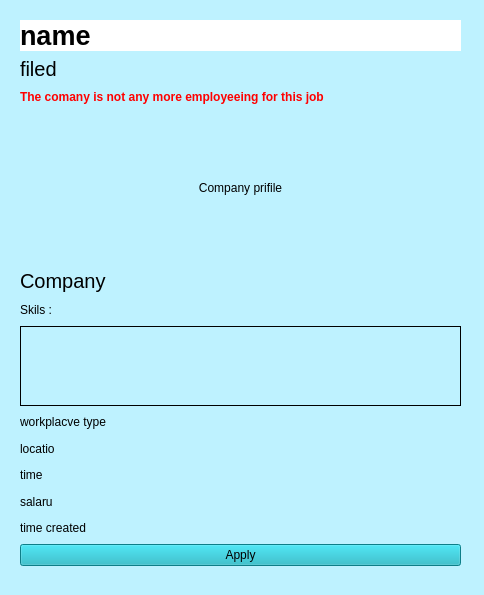
<?xml version="1.0" encoding="UTF-8"?>
<ui version="4.0">
 <class>JobUi</class>
 <widget class="QWidget" name="JobUi">
  <property name="geometry">
   <rect>
    <x>0</x>
    <y>0</y>
    <width>484</width>
    <height>595</height>
   </rect>
  </property>
  <property name="windowTitle">
   <string>Form</string>
  </property>
  <property name="styleSheet">
   <string notr="true">
background-color: rgb(190, 242, 255);
</string>
  </property>
  <widget class="QWidget" name="verticalLayoutWidget">
   <property name="geometry">
    <rect>
     <x>20</x>
     <y>20</y>
     <width>441</width>
     <height>546</height>
    </rect>
   </property>
   <layout class="QVBoxLayout" name="verticalLayout">
    <item>
     <widget class="QLabel" name="label_Name">
      <property name="font">
       <font>
        <pointsize>20</pointsize>
        <bold>true</bold>
       </font>
      </property>
      <property name="styleSheet">
       <string notr="true">background-color: rgb(255, 255, 255);</string>
      </property>
      <property name="text">
       <string>name</string>
      </property>
     </widget>
    </item>
    <item>
     <widget class="QLabel" name="label_Field">
      <property name="font">
       <font>
        <pointsize>15</pointsize>
       </font>
      </property>
      <property name="styleSheet">
       <string notr="true"/>
      </property>
      <property name="text">
       <string>filed</string>
      </property>
     </widget>
    </item>
    <item>
     <widget class="QLabel" name="label_closed">
      <property name="styleSheet">
       <string notr="true"/>
      </property>
      <property name="text">
       <string>&lt;html&gt;&lt;head/&gt;&lt;body&gt;&lt;p&gt;&lt;span style=&quot; font-weight:700; color:#ff0000;&quot;&gt;The comany is not any more employeeing for this job&lt;/span&gt;&lt;/p&gt;&lt;/body&gt;&lt;/html&gt;</string>
      </property>
     </widget>
    </item>
    <item>
     <widget class="QLabel" name="label_prifile">
      <property name="minimumSize">
       <size>
        <width>0</width>
        <height>150</height>
       </size>
      </property>
      <property name="styleSheet">
       <string notr="true"/>
      </property>
      <property name="text">
       <string>Company prifile</string>
      </property>
      <property name="alignment">
       <set>Qt::AlignCenter</set>
      </property>
     </widget>
    </item>
    <item>
     <widget class="QLabel" name="label_Company">
      <property name="font">
       <font>
        <pointsize>15</pointsize>
       </font>
      </property>
      <property name="styleSheet">
       <string notr="true"/>
      </property>
      <property name="text">
       <string>Company</string>
      </property>
     </widget>
    </item>
    <item>
     <widget class="QLabel" name="label">
      <property name="styleSheet">
       <string notr="true"/>
      </property>
      <property name="text">
       <string>Skils :</string>
      </property>
     </widget>
    </item>
    <item>
     <widget class="QTextBrowser" name="textBrowser_skils">
      <property name="maximumSize">
       <size>
        <width>16777215</width>
        <height>80</height>
       </size>
      </property>
      <property name="styleSheet">
       <string notr="true"/>
      </property>
      <property name="frameShape">
       <enum>QFrame::Box</enum>
      </property>
      <property name="frameShadow">
       <enum>QFrame::Plain</enum>
      </property>
     </widget>
    </item>
    <item>
     <widget class="QLabel" name="label_WorkplaceType">
      <property name="styleSheet">
       <string notr="true"/>
      </property>
      <property name="text">
       <string>workplacve type</string>
      </property>
     </widget>
    </item>
    <item>
     <widget class="QLabel" name="label_Location">
      <property name="styleSheet">
       <string notr="true"/>
      </property>
      <property name="text">
       <string>locatio</string>
      </property>
     </widget>
    </item>
    <item>
     <widget class="QLabel" name="label_Time">
      <property name="styleSheet">
       <string notr="true"/>
      </property>
      <property name="text">
       <string>time</string>
      </property>
     </widget>
    </item>
    <item>
     <widget class="QLabel" name="label_salary">
      <property name="styleSheet">
       <string notr="true"/>
      </property>
      <property name="text">
       <string>salaru</string>
      </property>
     </widget>
    </item>
    <item>
     <widget class="QLabel" name="label_TimeCreated">
      <property name="styleSheet">
       <string notr="true"/>
      </property>
      <property name="text">
       <string>time created</string>
      </property>
     </widget>
    </item>
    <item>
     <widget class="QPushButton" name="pushButton_apply">
      <property name="styleSheet">
       <string notr="true">background-color: rgb(20,176,191);
</string>
      </property>
      <property name="text">
       <string>Apply</string>
      </property>
     </widget>
    </item>
   </layout>
  </widget>
 </widget>
 <resources/>
 <connections/>
</ui>
